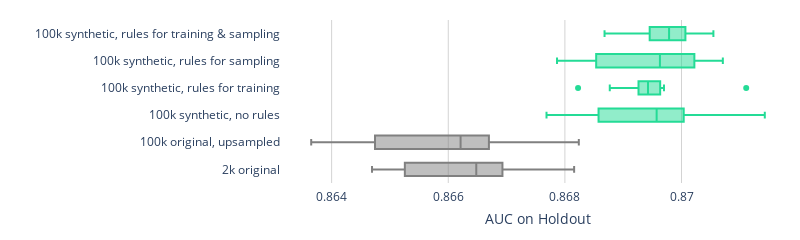

The cell this chart's notebook holds for it:
### Code cell
layout = go.Layout(
        #title="Model Performance on Actual Holdout",
        yaxis_title="",
        xaxis_title="AUC on Holdout",
        plot_bgcolor="rgba(0,0,0,0)",
        autosize=False,
        height=230,
        width=800,
        margin=dict(l=10, r=10, b=10, t=20, pad=5),
        showlegend=False,
        xaxis=dict(showgrid=True, showticklabels=True, gridcolor='lightgray'),
    )
fig = go.Figure(layout=layout)
fig.add_trace(go.Box(x=results.tgt_auc, name='2k original', marker=dict(color="gray", size=6)))
fig.add_trace(go.Box(x=results.tgt_large_auc, name='100k original, upsampled', marker=dict(color="gray", size=6)))
#fig.add_trace(go.Box(x=results.syn_small_auc, name='2k synthetic, no rules', marker=dict(color="#24DB96", size=6)))
fig.add_trace(go.Box(x=results.syn_auc, name='100k synthetic, no rules', marker=dict(color="#24DB96", size=6)))
fig.add_trace(go.Box(x=results.syn_trn_auc, name='100k synthetic, rules for training', marker=dict(color="#24DB96", size=6)))
fig.add_trace(go.Box(x=results.syn_gen_auc, name='100k synthetic, rules for sampling', marker=dict(color="#24DB96", size=6)))
fig.add_trace(go.Box(x=results.syn_trn_gen_auc, name='100k synthetic, rules for training & sampling', marker=dict(color="#24DB96", size=6)))
fig.write_image("figures/adult_aucs.png")
fig.show()

### Figure 1 — Plotly figure (JSON) as saved in the notebook; plotly's stock layout.template omitted (floating-point values rounded to 4 significant figures)
{"data": [{"marker": {"color": "gray", "size": 6}, "name": "2k original", "type": "box", "x": [0.8682, 0.8647, 0.8668, 0.8653, 0.8668, 0.8669, 0.8678, 0.8653, 0.8649, 0.8661]}, {"marker": {"color": "gray", "size": 6}, "name": "100k original, upsampled", "type": "box", "x": [0.8682, 0.8643, 0.8665, 0.8636, 0.8667, 0.8665, 0.8672, 0.866, 0.8647, 0.8658]}, {"marker": {"color": "#24DB96", "size": 6}, "name": "100k synthetic, no rules", "type": "box", "x": [0.8681, 0.8686, 0.8695, 0.8714, 0.8703, 0.8677, 0.8693, 0.87, 0.8697, 0.87]}, {"marker": {"color": "#24DB96", "size": 6}, "name": "100k synthetic, rules for training", "type": "box", "x": [0.8697, 0.8688, 0.8696, 0.8711, 0.8695, 0.8682, 0.8696, 0.8694, 0.8693, 0.8693]}, {"marker": {"color": "#24DB96", "size": 6}, "name": "100k synthetic, rules for sampling", "type": "box", "x": [0.8685, 0.8683, 0.87, 0.8706, 0.8707, 0.8679, 0.8697, 0.8694, 0.8702, 0.8695]}, {"marker": {"color": "#24DB96", "size": 6}, "name": "100k synthetic, rules for training & sampling", "type": "box", "x": [0.8701, 0.8687, 0.8697, 0.8701, 0.8695, 0.869, 0.8696, 0.87, 0.8705, 0.8699]}], "layout": {"autosize": false, "height": 230, "margin": {"b": 10, "l": 10, "pad": 5, "r": 10, "t": 20}, "plot_bgcolor": "rgba(0, 0, 0, 0)", "showlegend": false, "width": 800, "xaxis": {"autorange": true, "gridcolor": "lightgray", "range": [0.8632, 0.8719], "showgrid": true, "showticklabels": true, "title": {"text": "AUC on Holdout"}, "type": "linear"}, "yaxis": {"autorange": true, "range": [-0.5, 5.5], "title": {"text": ""}, "type": "category"}}}
